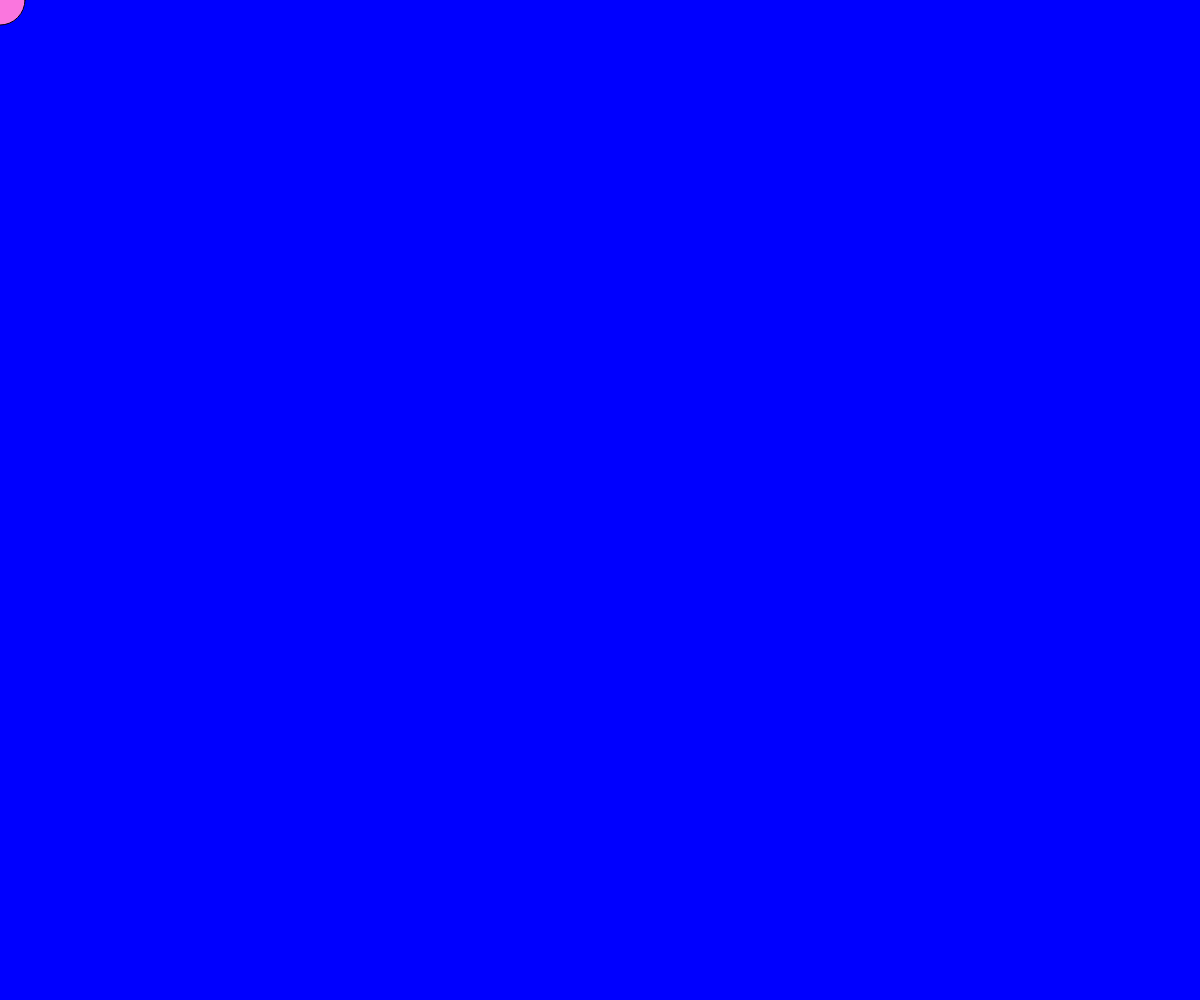
Frame 1 (no input)
Frame 60 (no input): identical to frame 1, image omitted
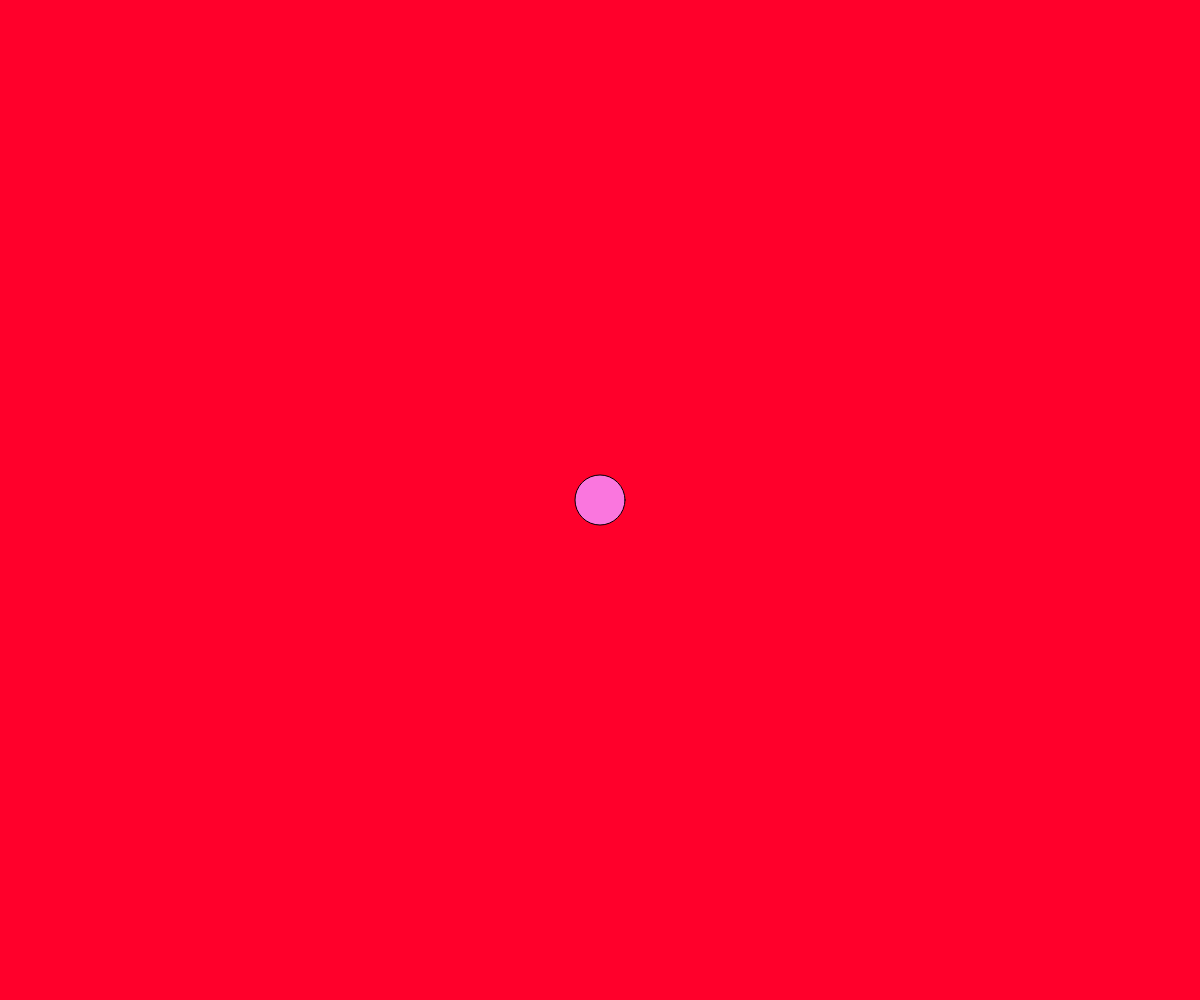
Frame 120 (the mouse pressed at the canvas centre since frame 60)

The p5.js sketch that drew these frames (run headless with seeded random() and noise() and a simulated clock; from frame 60 on, the mouse is pressed at the canvas centre):

// p5.js sketch
// ── sketch.js
let r = 0;
let b = 255;
function setup() {
  createCanvas(windowWidth,windowHeight);
}

function draw() {
  r = map(mouseX, 0, 600, 0, 255);
  b = map(mouseY, 0, 600, 255, 0);
  background(r, 0, b);
  fill(250, 118, 222);
  circle(mouseX, mouseY, 50);
}
